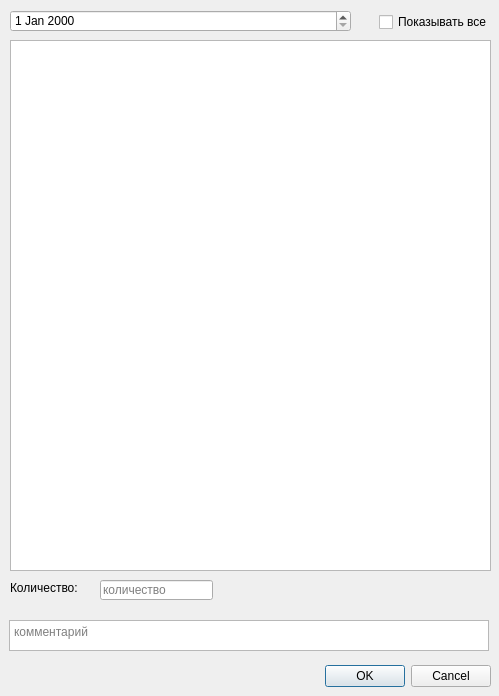
<?xml version="1.0" encoding="UTF-8"?>
<ui version="4.0">
 <class>OneParameterDialog</class>
 <widget class="QDialog" name="OneParameterDialog">
  <property name="geometry">
   <rect>
    <x>0</x>
    <y>0</y>
    <width>499</width>
    <height>696</height>
   </rect>
  </property>
  <property name="windowTitle">
   <string>Dialog</string>
  </property>
  <widget class="QDialogButtonBox" name="buttonBox">
   <property name="geometry">
    <rect>
     <x>150</x>
     <y>660</y>
     <width>341</width>
     <height>32</height>
    </rect>
   </property>
   <property name="orientation">
    <enum>Qt::Horizontal</enum>
   </property>
   <property name="standardButtons">
    <set>QDialogButtonBox::Cancel|QDialogButtonBox::Ok</set>
   </property>
  </widget>
  <widget class="QDateEdit" name="dateExecution">
   <property name="geometry">
    <rect>
     <x>10</x>
     <y>10</y>
     <width>341</width>
     <height>22</height>
    </rect>
   </property>
  </widget>
  <widget class="QListWidget" name="listParameters">
   <property name="geometry">
    <rect>
     <x>10</x>
     <y>40</y>
     <width>481</width>
     <height>531</height>
    </rect>
   </property>
  </widget>
  <widget class="QPlainTextEdit" name="textComment">
   <property name="geometry">
    <rect>
     <x>9</x>
     <y>620</y>
     <width>480</width>
     <height>31</height>
    </rect>
   </property>
   <property name="placeholderText">
    <string>комментарий</string>
   </property>
  </widget>
  <widget class="QLabel" name="label">
   <property name="geometry">
    <rect>
     <x>10</x>
     <y>580</y>
     <width>121</width>
     <height>16</height>
    </rect>
   </property>
   <property name="text">
    <string>Количество:</string>
   </property>
   <property name="textFormat">
    <enum>Qt::PlainText</enum>
   </property>
  </widget>
  <widget class="QLineEdit" name="textAmount">
   <property name="geometry">
    <rect>
     <x>100</x>
     <y>580</y>
     <width>113</width>
     <height>20</height>
    </rect>
   </property>
   <property name="placeholderText">
    <string>количество</string>
   </property>
  </widget>
  <widget class="QCheckBox" name="chkShowAll">
   <property name="geometry">
    <rect>
     <x>379</x>
     <y>12</y>
     <width>111</width>
     <height>20</height>
    </rect>
   </property>
   <property name="text">
    <string>Показывать все</string>
   </property>
  </widget>
 </widget>
 <resources/>
 <connections>
  <connection>
   <sender>buttonBox</sender>
   <signal>accepted()</signal>
   <receiver>OneParameterDialog</receiver>
   <slot>accept()</slot>
   <hints>
    <hint type="sourcelabel">
     <x>248</x>
     <y>254</y>
    </hint>
    <hint type="destinationlabel">
     <x>157</x>
     <y>274</y>
    </hint>
   </hints>
  </connection>
  <connection>
   <sender>buttonBox</sender>
   <signal>rejected()</signal>
   <receiver>OneParameterDialog</receiver>
   <slot>reject()</slot>
   <hints>
    <hint type="sourcelabel">
     <x>316</x>
     <y>260</y>
    </hint>
    <hint type="destinationlabel">
     <x>286</x>
     <y>274</y>
    </hint>
   </hints>
  </connection>
  <connection>
   <sender>listParameters</sender>
   <signal>currentItemChanged(QListWidgetItem*,QListWidgetItem*)</signal>
   <receiver>OneParameterDialog</receiver>
   <slot>selectParameter(QListWidgetItem*)</slot>
   <hints>
    <hint type="sourcelabel">
     <x>250</x>
     <y>305</y>
    </hint>
    <hint type="destinationlabel">
     <x>249</x>
     <y>347</y>
    </hint>
   </hints>
  </connection>
  <connection>
   <sender>chkShowAll</sender>
   <signal>stateChanged(int)</signal>
   <receiver>OneParameterDialog</receiver>
   <slot>chkShowAllStateChanged(int)</slot>
   <hints>
    <hint type="sourcelabel">
     <x>434</x>
     <y>21</y>
    </hint>
    <hint type="destinationlabel">
     <x>249</x>
     <y>347</y>
    </hint>
   </hints>
  </connection>
 </connections>
 <slots>
  <slot>selectParameter(QListWidgetItem*)</slot>
  <slot>chkShowAllStateChanged(int)</slot>
 </slots>
</ui>
